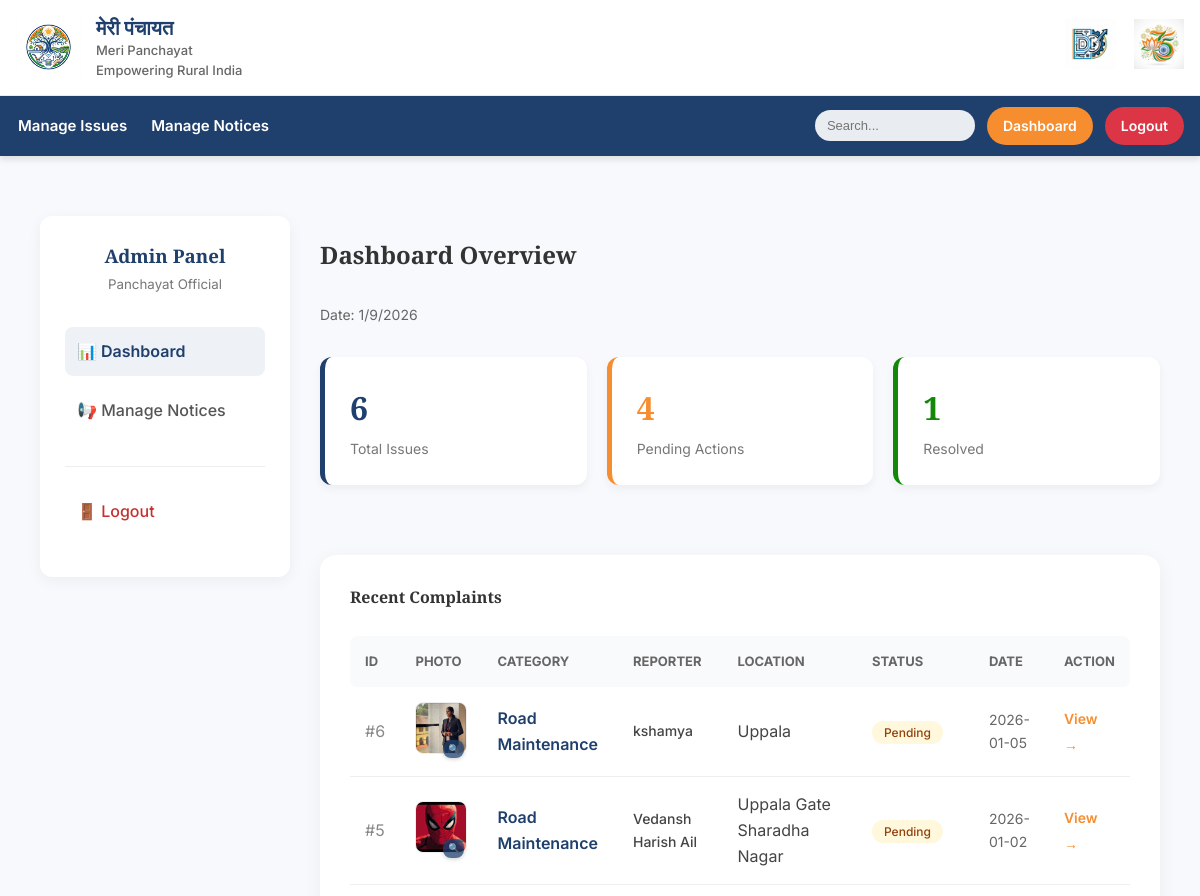
Page /admin (signed in, upper part) on the earlier database version.
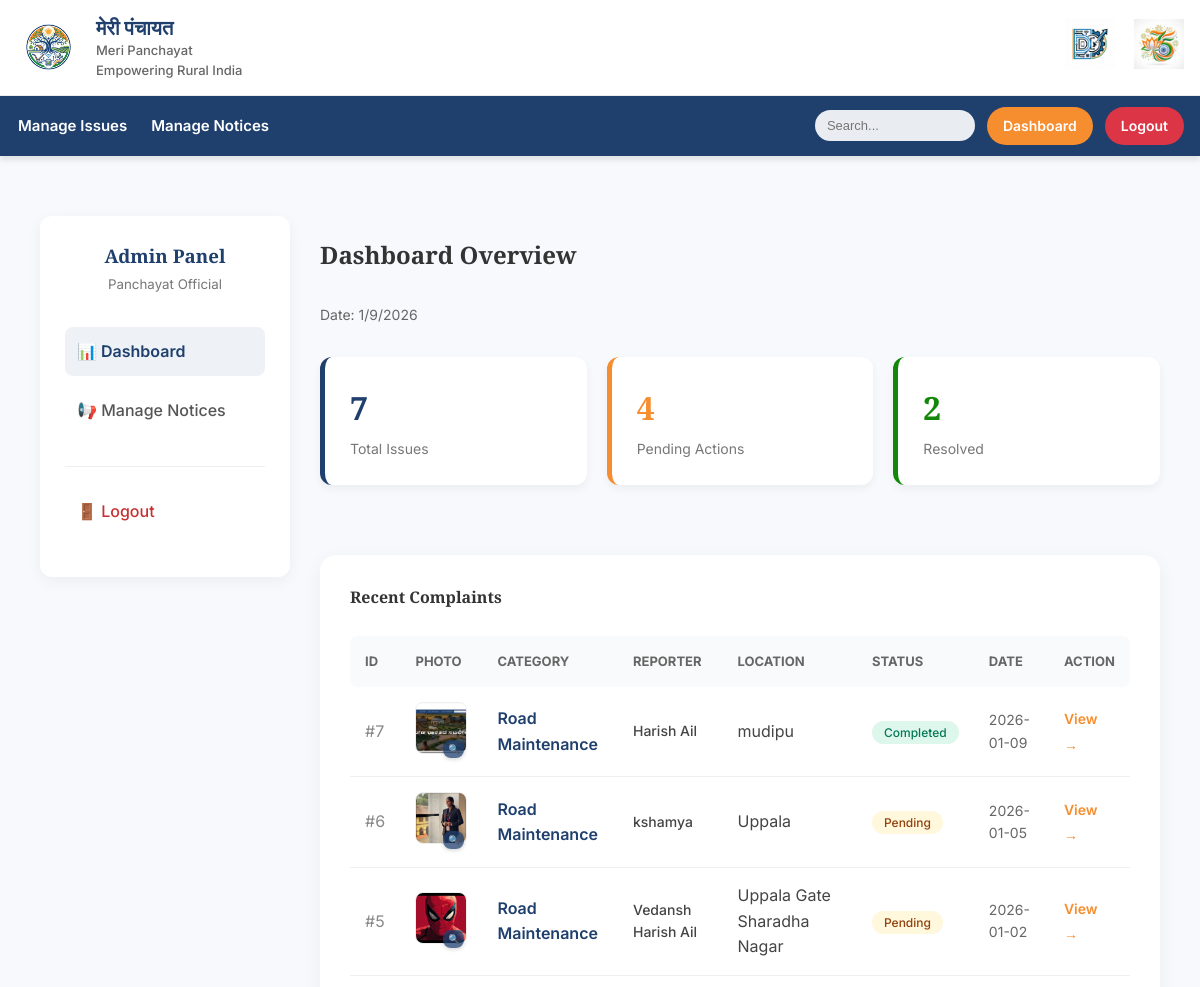
Same page on the later database version.
### tables this page shows
CREATE TABLE issues (
        id INTEGER PRIMARY KEY AUTOINCREMENT,
        panchayath_id INTEGER,
        category TEXT,
        description TEXT,
        location TEXT,
        status TEXT DEFAULT 'Pending',
        created_at DATETIME DEFAULT CURRENT_TIMESTAMP
    , photo_path TEXT, user_id INTEGER);

CREATE TABLE users (
        id INTEGER PRIMARY KEY AUTOINCREMENT,
        name TEXT,
        email TEXT UNIQUE,
        mobile TEXT,
        password_hash TEXT,
        created_at DATETIME DEFAULT CURRENT_TIMESTAMP
    );

### app.py (the view)
@app.route("/admin")
@login_required
def admin_dashboard():
    pid = session["panchayath_id"]
    conn = connect_db()
    issues = conn.execute("""
        SELECT i.*, u.name as reporter_name
        FROM issues i
        LEFT JOIN users u ON i.user_id = u.id
        WHERE i.panchayath_id = ?
        ORDER BY i.created_at DESC
    """, (pid,)).fetchall()
    conn.close()
    return render_template("admin/dashboard.html", issues=issues)

### app.py (called while the page is built)
def connect_db():
    conn = sqlite3.connect(DB_NAME)
    conn.row_factory = sqlite3.Row
    return conn

@app.context_processor
def inject_get_text():
    def get_text(key):
        lang = session.get("lang", "en")
        return TRANSLATIONS.get(lang, TRANSLATIONS["en"]).get(key, key)
    return dict(get_text=get_text)

def login_required(f):
    @wraps(f)
    def decorated_function(*args, **kwargs):
        if "admin_id" not in session:
            flash("Please login to access this page.", "warning")
            return redirect(url_for("admin_login"))
        return f(*args, **kwargs)
    return decorated_function

### templates/admin/dashboard.html (shortened to what the changed rows need)
{% extends "base.html" %}
{% block css %}
<link rel="stylesheet" href="{{ url_for('static', filename='css/dashboard.css') }}">
{% endblock %}
{% block content %}
<div class="admin-dashboard-container"
  style="display: grid; grid-template-columns: 250px 1fr; gap: 30px; padding: 40px; min-height: 80vh; max-width: 1400px; margin: auto;">
  <main class="dashboard-main">
    <h2 style="margin: 0; color: #333;">Dashboard Overview</h2>
    <div class="dashboard-stats"
      style="display: grid; grid-template-columns: repeat(auto-fit, minmax(200px, 1fr)); gap: 20px; margin-bottom: 40px;">
      <div class="stat-card"
        style="background: white; padding: 25px; border-radius: 12px; box-shadow: 0 4px 10px rgba(0,0,0,0.05); border-left: 5px solid var(--primary-color);">
        <h3 style="margin: 0; font-size: 32px; color: var(--primary-color);">{{ issues|length }}</h3>
        <p style="margin: 5px 0 0; color: #777; font-size: 14px;">Total Issues</p>
      </div>
        {% set pending = issues|selectattr('status', 'equalto', 'Pending')|list|length %}
      <div class="stat-card"
        style="background: white; padding: 25px; border-radius: 12px; box-shadow: 0 4px 10px rgba(0,0,0,0.05); border-left: 5px solid var(--accent-color);">
        {% set resolved = issues|selectattr('status', 'equalto', 'Completed')|list|length %}
        <h3 style="margin: 0; font-size: 32px; color: var(--accent-color);">{{ resolved }}</h3>
        <p style="margin: 5px 0 0; color: #777; font-size: 14px;">Resolved</p>
      </div>
    </div>
    <div class="recent-issues"
      style="background: white; padding: 30px; border-radius: 16px; box-shadow: 0 5px 20px rgba(0,0,0,0.05);">
      <div style="overflow-x: auto;">
        <table style="width: 100%; border-collapse: collapse;">
          <thead>
            <tr style="text-align: left; background: #f9fafb; color: #666; font-size: 13px; text-transform: uppercase;">
              <th style="padding: 15px; border-radius: 8px 0 0 8px;">ID</th>
              <th style="padding: 15px;">Photo</th>
              <th style="padding: 15px;">Category</th>
              <th style="padding: 15px;">Reporter</th>
              <th style="padding: 15px;">Location</th>
              <th style="padding: 15px;">Status</th>
              <th style="padding: 15px;">Date</th>
              <th style="padding: 15px; border-radius: 0 8px 8px 0;">Action</th>
            </tr>
          </thead>
          <tbody>
            {% for i in issues %}
            <tr style="border-bottom: 1px solid #eee; transition: background 0.2s;">
              <td style="padding: 15px; color: #888;">#{{ i.id }}</td>
              <td style="padding: 15px;">
                {% if i.photo_path %}
                <div style="position: relative; display: inline-block;">
                  <img src="{{ url_for('static', filename=i.photo_path) }}"
                    style="width: 50px; height: 50px; object-fit: cover; border-radius: 8px; border: 1px solid #eee; cursor: pointer;"
                    onclick="openImageModal('{{ url_for('static', filename=i.photo_path) }}')"
                    title="Click to view full size">
                  <div
                    style="position: absolute; bottom: 3px; right: 3px; background: rgba(31, 63, 109, 0.75); color: white; padding: 2px 5px; border-radius: 8px; font-size: 9px; font-weight: 600; box-shadow: 0 1px 4px rgba(0,0,0,0.2);">
                    🔍
                  </div>
                </div>
                {% else %}
                <div
                  style="width: 50px; height: 50px; background: #f0f0f0; border-radius: 8px; display: flex; align-items: center; justify-content: center; font-size: 20px;">
                  🖼️</div>
                {% endif %}
              </td>
              <td style="padding: 15px; font-weight: 600; color: var(--primary-color);">{{ i.category }}</td>
              <td style="padding: 15px; font-size: 14px;">
                <span style="font-weight: 500;">{{ i.reporter_name or 'Unknown' }}</span>
              </td>
              <td style="padding: 15px;">{{ i.location }}</td>
              <td style="padding: 15px;">
                <span style="font-size: 12px; padding: 4px 12px; border-radius: 20px; font-weight: 500;
                    {% if i.status == 'Completed' %} background: #def7ec; color: #047857;
                    {% elif i.status == 'In Progress' %} background: #e1effe; color: #1e429f;
                    {% else %} background: #fff8dd; color: #92400e; {% endif %}">
                  {{ i.status }}
                </span>
              </td>
              <td style="padding: 15px; font-size: 14px; color: #666;">{{ i.created_at[:10] }}</td>
              <td style="padding: 15px;">
                <a href="{{ url_for('admin_issue_detail', issue_id=i.id) }}"
                  style="text-decoration: none; color: var(--secondary-color); font-weight: 600; font-size: 14px;">View
                  &rarr;</a>
              </td>
            </tr>
            {% else %}
            <tr>
              <td colspan="6" style="padding: 30px; text-align: center; color: #777;">No issues found.</td>
            </tr>
            {% endfor %}
          </tbody>
        </table>
      </div>
    </div>
  </main>
</div>
{% endblock %}

Differences in the rows shown:
added issues: id "7", photo_path (picture), category "Road Maintenance", name "Harish Ail", location "mudipu", status "Completed", created_at "2026-01-09"
Other differences:
{{ issues|length }}: "6" → "7"
{{ resolved }}: "1" → "2"
